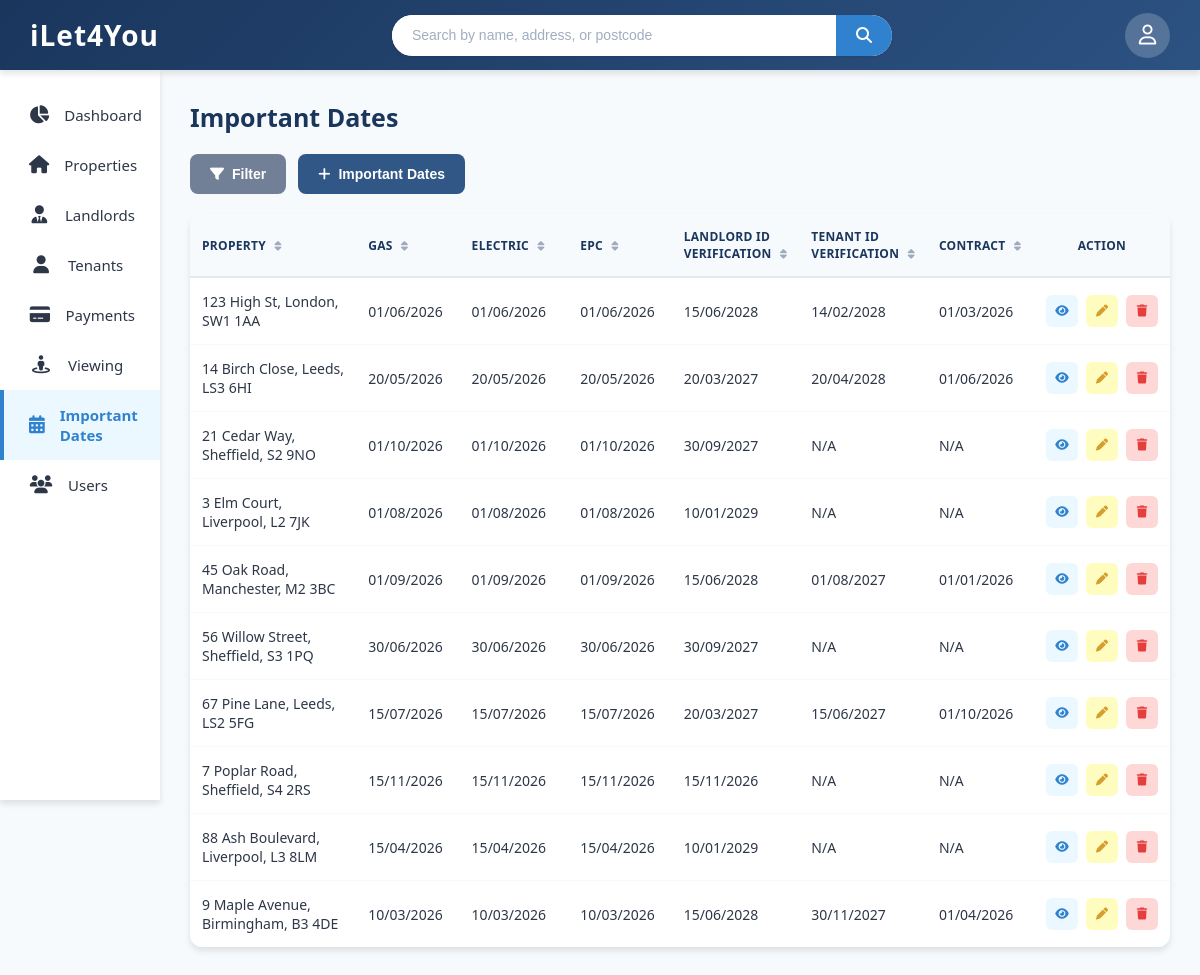
Before: /important-dates.php with the older database file.
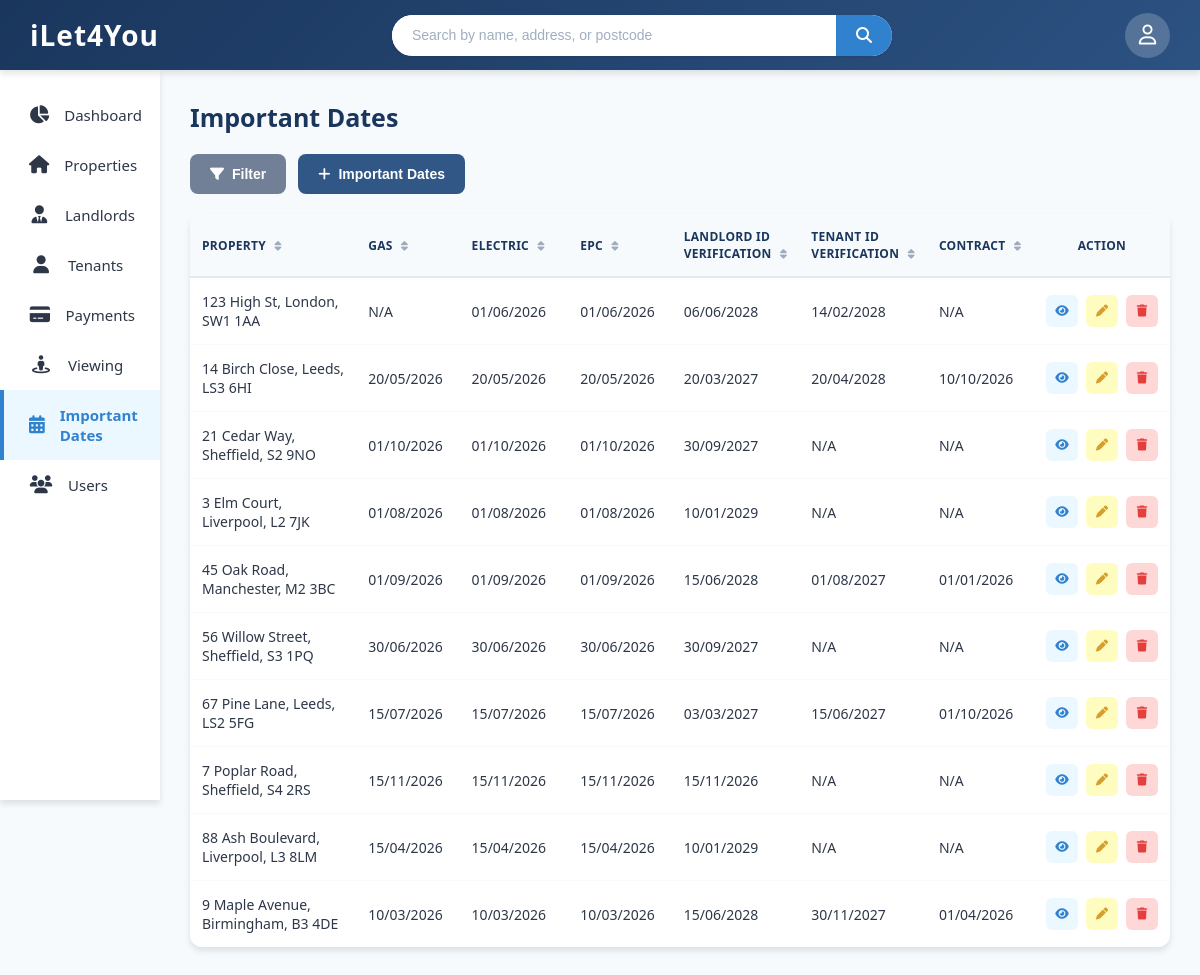
After: the same page with the newer database file.
### tables this page shows
CREATE TABLE properties (
    property_id INTEGER PRIMARY KEY AUTOINCREMENT,
    property_address TEXT NOT NULL,
    property_type TEXT NOT NULL,
    monthly_rent REAL NOT NULL,
    landlord_id INTEGER NOT NULL,
    gas_cert_due TEXT NOT NULL,
    electric_cert_due TEXT NOT NULL,
    epc_due_date TEXT NOT NULL,
    landlord_id_expiry_date TEXT NOT NULL,
    room_count INTEGER NOT NULL,
    bathroom_count INTEGER NOT NULL,
    epc_rating TEXT NOT NULL,
    has_garden INTEGER NOT NULL,
    allowed_pets INTEGER NOT NULL,
    council_band TEXT NOT NULL,
    archived INTEGER NOT NULL,
    date_archived TEXT
);

CREATE TABLE "tenants" (
	"tenant_id"	INTEGER,
	"name"	TEXT NOT NULL,
	"phone"	TEXT NOT NULL,
	"email"	TEXT NOT NULL,
	"id_type"	TEXT NOT NULL,
	"id_number"	TEXT NOT NULL,
	"id_expiry_date"	TEXT NOT NULL,
	"archived"	INTEGER NOT NULL,
	"date_archived"	TEXT,
	PRIMARY KEY("tenant_id" AUTOINCREMENT)
);

### important-dates.php (the view, shortened to what this page needs)
<?php
$dbPath = __DIR__ . '/database.db';
try {
    $pdo = new PDO('sqlite:' . $dbPath);
    $pdo->setAttribute(PDO::ATTR_ERRMODE, PDO::ERRMODE_EXCEPTION);
} catch (PDOException $e) {
    die('DB connection failed: ' . $e->getMessage());
}
$stmt = $pdo->query("
    SELECT
        p.property_id,
        p.property_address,
        p.gas_cert_due,
        p.electric_cert_due,
        p.epc_due_date,
        p.landlord_id_expiry_date AS landlord_id_expiry,
        t.id_expiry_date AS tenant_id_expiry,
        c.contract_end
    FROM properties p
    LEFT JOIN contracts c ON c.contract_id = (
        SELECT c2.contract_id
        FROM contracts c2
        WHERE c2.property_id = p.property_id
        ORDER BY c2.contract_end DESC
        LIMIT 1
    )
    LEFT JOIN tenants t ON t.tenant_id = c.tenant_id
    WHERE p.archived = 0
    ORDER BY p.property_address
");
$importantDates = $stmt->fetchAll(PDO::FETCH_ASSOC);
function formatDateValue($date) {
    if (empty($date)) {
        return 'N/A';
    }
    $timestamp = strtotime($date);
    return date('d/m/Y', $timestamp);
}
?>
<!DOCTYPE html>
<html lang="en">
<head>
    <link rel="stylesheet" href="https://cdnjs.cloudflare.com/ajax/libs/font-awesome/6.5.1/css/all.min.css">
    <link rel="stylesheet" href="style.css">
    <link rel="stylesheet" href="tables.css">
</head>
<body onload="CallNavbar(); loadModals();">
    <main class="main-content">
        <h1 class="page-title">Important Dates</h1>
        <div class="main-container">
            <div class="controls-row">
                <button class="btn-filter-toggle" id="filterToggle" onclick="toggleFilter()">
                    <i class="fa-solid fa-filter"></i> Filter
                </button>
                <button class="btn-add blue" onclick="showImportantDatesInfo()">
                    <i class="fa-solid fa-plus"></i> Important Dates
                </button>
            </div>
            <div class="table-container">
                <div class="table-wrapper">
                    <table id="importantDatesTable">
                        <thead>
                            <tr>
                                <th class="sortable col-property" onclick="sortTable('property', this)">
                                    Property <i class="fa-solid fa-sort sort-icon"></i>
                                </th>
                                <th class="sortable col-gas" onclick="sortTable('gas', this)">
                                    Gas <i class="fa-solid fa-sort sort-icon"></i>
                                </th>
                                <th class="sortable col-electric" onclick="sortTable('electric', this)">
                                    Electric <i class="fa-solid fa-sort sort-icon"></i>
                                </th>
                                <th class="sortable col-epc" onclick="sortTable('epc', this)">
                                    EPC <i class="fa-solid fa-sort sort-icon"></i>
                                </th>
                                <th class="sortable col-idlandlord" onclick="sortTable('idlandlord', this)">
                                    Landlord Id <br>Verification <i class="fa-solid fa-sort sort-icon"></i>
                                </th>
                                <th class="sortable col-idtenant" onclick="sortTable('idtenant', this)">
                                    Tenant Id <br>Verification <i class="fa-solid fa-sort sort-icon"></i>
                                </th>
                                <th class="sortable col-contract" onclick="sortTable('contract', this)">
                                    Contract <i class="fa-solid fa-sort sort-icon"></i>
                                </th>
                                <th class="col-action">Action</th>
                            </tr>
                        </thead>
                        <tbody id="tableBody">
<?php foreach ($importantDates as $row): ?>
                            <tr
                                data-property="<?= strtolower(htmlspecialchars($row['property_address'] ?? '')) ?>"
                                data-gas="<?= htmlspecialchars($row['gas_cert_due'] ?? '') ?>"
                                data-electric="<?= htmlspecialchars($row['electric_cert_due'] ?? '') ?>"
                                data-epc="<?= htmlspecialchars($row['epc_due_date'] ?? '') ?>"
                                data-idlandlord="<?= htmlspecialchars($row['landlord_id_expiry'] ?? '') ?>"
                                data-idtenant="<?= htmlspecialchars($row['tenant_id_expiry'] ?? '') ?>"
                                data-contract="<?= htmlspecialchars($row['contract_end'] ?? '') ?>"
                            >
                                <td class="property-name"><?= htmlspecialchars($row['property_address'] ?? 'N/A') ?></td>
                                <td class="gas-date"><?= htmlspecialchars(formatDateValue($row['gas_cert_due'] ?? null)) ?></td>
                                <td class="electric-date"><?= htmlspecialchars(formatDateValue($row['electric_cert_due'] ?? null)) ?></td>
                                <td class="epc-date"><?= htmlspecialchars(formatDateValue($row['epc_due_date'] ?? null)) ?></td>
                                <td class="landlord-id-ver"><?= htmlspecialchars(formatDateValue($row['landlord_id_expiry'] ?? null)) ?></td>
                                <td class="tenant-id-ver"><?= htmlspecialchars(formatDateValue($row['tenant_id_expiry'] ?? null)) ?></td>
                                <td class="contract-enddate"><?= htmlspecialchars(formatDateValue($row['contract_end'] ?? null)) ?></td>
                                <td>
                                    <div class="action-buttons">
                                        <button class="action-btn action-btn-view" title="View" onclick="viewImportantDate(this)">
                                            <i class="fa-solid fa-eye"></i>
                                        </button>
                                        <button class="action-btn action-btn-edit" title="Edit" onclick="editImportantDate(this)">
                                            <i class="fa-solid fa-pen"></i>
                                        </button>
                                        <button class="action-btn action-btn-delete" title="Delete" onclick="deleteImportantDate(this)">
                                            <i class="fa-solid fa-trash"></i>
                                        </button>
                                    </div>
                                </td>
                            </tr>
<?php endforeach; ?>
                        </tbody>
                    </table>
                </div>
            </div>
        </div>
    </main>
</body>
</html>

### style.css (style rules this page uses)
body { font-family: 'Segoe UI', Tahoma, Geneva, Verdana, sans-serif; background: #f7fafc; color: #2d3748; min-height: 100vh; }
* { margin: 0; padding: 0; box-sizing: border-box; cursor: default; }
.main-content { margin-top: 70px; margin-left: 160px; padding: 30px; min-height: calc(100vh - 70px); max-width: calc(100vw - 160px); overflow-x: hidden; }
.page-title { font-size: 25px; font-weight: 700; color: #1a365d; margin-bottom: 20px; }

### tables.css (style rules this page uses)
.main-container { width: 100%; max-width: 100%; margin: 0 auto; }
.controls-row { display: flex; align-items: center; gap: 12px; margin-bottom: 20px; flex-wrap: wrap; }
.btn-filter-toggle { background: #718096; color: #ffffff; border: none; padding: 12px 20px; border-radius: 8px; font-size: 14px; font-weight: 600; cursor: pointer; transition: all 0.3s ease; display: flex; align-items: center; gap: 8px; white-space: nowrap; }
.btn-add { padding: 12px 20px; border-radius: 8px; font-size: 14px; font-weight: 600; cursor: pointer; transition: all 0.3s ease; display: flex; align-items: center; gap: 8px; border: none; white-space: nowrap; }
.btn-add.blue { background: #305786; color: #ffffff; }
.table-container { background: #ffffff; border-radius: 12px; box-shadow: 0 4px 6px rgba(0, 0, 0, 0.1); overflow: hidden; }
.table-wrapper { overflow-x: auto; }
table { width: 100%; border-collapse: collapse; min-width: 100%; }
table thead { background: #f7fafc; }
table th { padding: 14px 12px; text-align: left; font-size: 12px; font-weight: 600; color: #1a365d; text-transform: uppercase; letter-spacing: 0.3px; border-bottom: 2px solid #e2e8f0; white-space: nowrap; }
table th.sortable { cursor: pointer; user-select: none; transition: background 0.2s ease; }
.sort-icon { margin-left: 5px; opacity: 0.4; font-size: 11px; }
table tbody tr { transition: background 0.2s ease; border-bottom: 1px solid #f7fafc; }
table tbody tr:last-child { border-bottom: none; }
table td { padding: 14px 12px; font-size: 14px; color: #2d3748; vertical-align: middle; }
.action-buttons { display: flex; gap: 8px; justify-content: center; }
.action-btn { width: 32px; height: 32px; border: none; border-radius: 6px; cursor: pointer; display: flex; align-items: center; justify-content: center; transition: all 0.2s ease; font-size: 12px; }
.action-btn-view { background: #ebf8ff; color: #3182ce; }
.action-btn-edit { background: #fefcbf; color: #d69e2e; }
.action-btn-delete { background: #fed7d7; color: #e53e3e; }
@media (max-width: 1200px) { .controls-row { flex-wrap: wrap; } }

### important-dates.php (style rules this page uses)
.col-property { width: 22%; }
.col-gas { width: 11%; }
.col-electric { width: 12%; }
.col-epc { width: 11%; }
.col-idlandlord { width: 12%; }
.col-idtenant { width: 11%; }
.col-contract { width: 11%; }
.col-action { width: 10%; text-align: center; }

Changed rows visible on the page:
changed properties "123 High St, London, SW1 1AA": gas_cert_due "01/06/2026" → "N/A"; landlord_id_expiry_date "15/06/2028" → "06/06/2028"; contract_end "01/03/2026" → "N/A"
changed properties "14 Birch Close, Leeds, LS3 6HI": contract_end "01/06/2026" → "10/10/2026"
changed properties "67 Pine Lane, Leeds, LS2 5FG": landlord_id_expiry_date "20/03/2027" → "03/03/2027"
